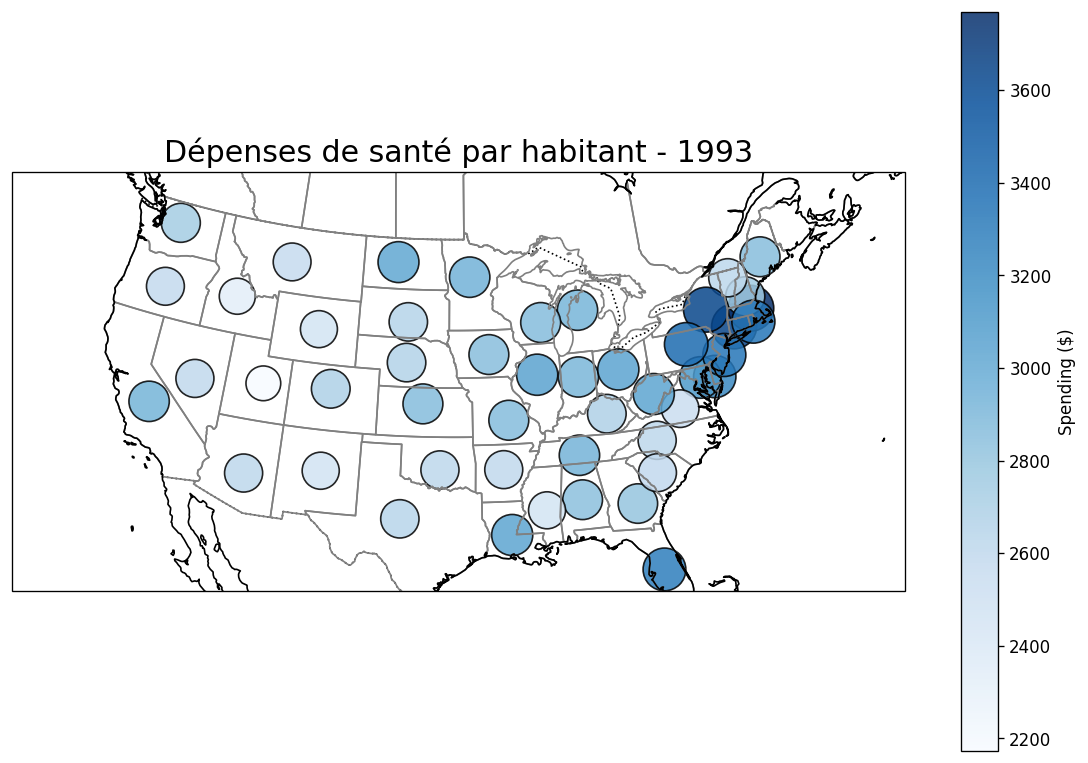
#> input picture Week05/Day5/ExerciseXP/frames/frame_1993.png, 1088 x 763 px, given in place of 19_010.png, which was not available
$ jupyter execute DailyChallenge_W2_D2.ipynb   (shell and % lines are left out)   (text cells are left out)
#> lines starting #> are read from the running program, lines starting #| are printed output that depends on the picture; pictures that were not available may be replaced by others from this repository, and a replacement may not be noted
[cell 1]
#Install required libraries

[cell 2]
#Upload the Kaggle API key (kaggle.json) from local files
from google.colab import files
files.upload()  #Select kaggle.json
#> the answer given: frame_1993.png

[cell 3]
#Set up Kaggle API config and permissions

[cell 4]
#Download the Flower Color Images dataset from Kaggle

[cell 5]
#Unzip the downloaded dataset

[cell 6]
from PIL import Image
import matplotlib.pyplot as plt

[cell 7]
#Load and display one image
image_path = 'flowers/flowers/19_010.png'
original_image = Image.open(image_path)
#> original_image is the input picture: PIL image 1088x763 RGBA; mean R, G, B, A 235.5, 239.1, 241.8, 255

[cell 8]
#Display the original image using matplotlib
plt.imshow(original_image)
plt.axis('off')        #Hide axes
plt.title("Original Image")
plt.show()             #Actually show the image

[cell 9]
from scipy.ndimage import rotate
import numpy as np

#Rotate the image by 30 degrees (as requested in the instruction to complete the function)
def rotate_image_30_degrees(image):
    return rotate(np.array(image), 30, reshape=False, mode='nearest')
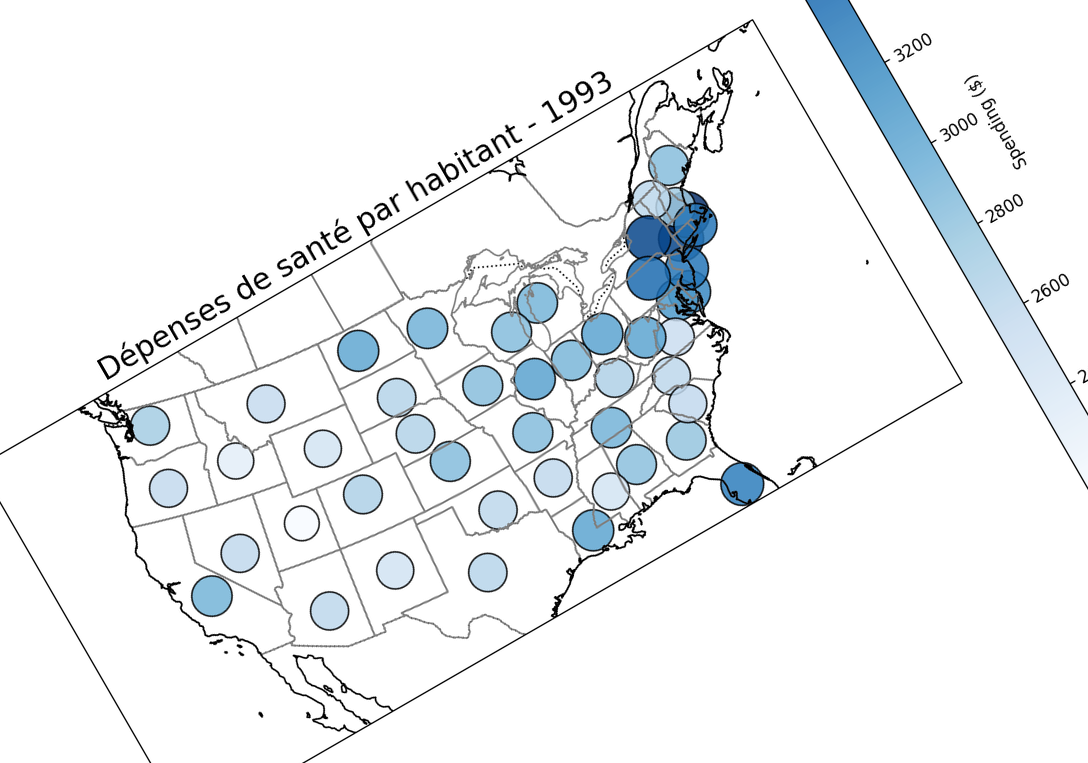
#> returned value: shape (763, 1088, 4); mean of channels 0, 1, 2, 3 237.5, 240.7, 242.9, 255; drawn as R, G, B

rotated_30 = rotate_image_30_degrees(original_image)

plt.imshow(rotated_30)
plt.axis('off')
plt.title("Rotated 30°")
plt.show()

[cell 10]
#Rotate the image by 90 degrees
def rotate_image_90_degrees(image):
    return rotate(np.array(image), 90, reshape=False, mode='nearest')
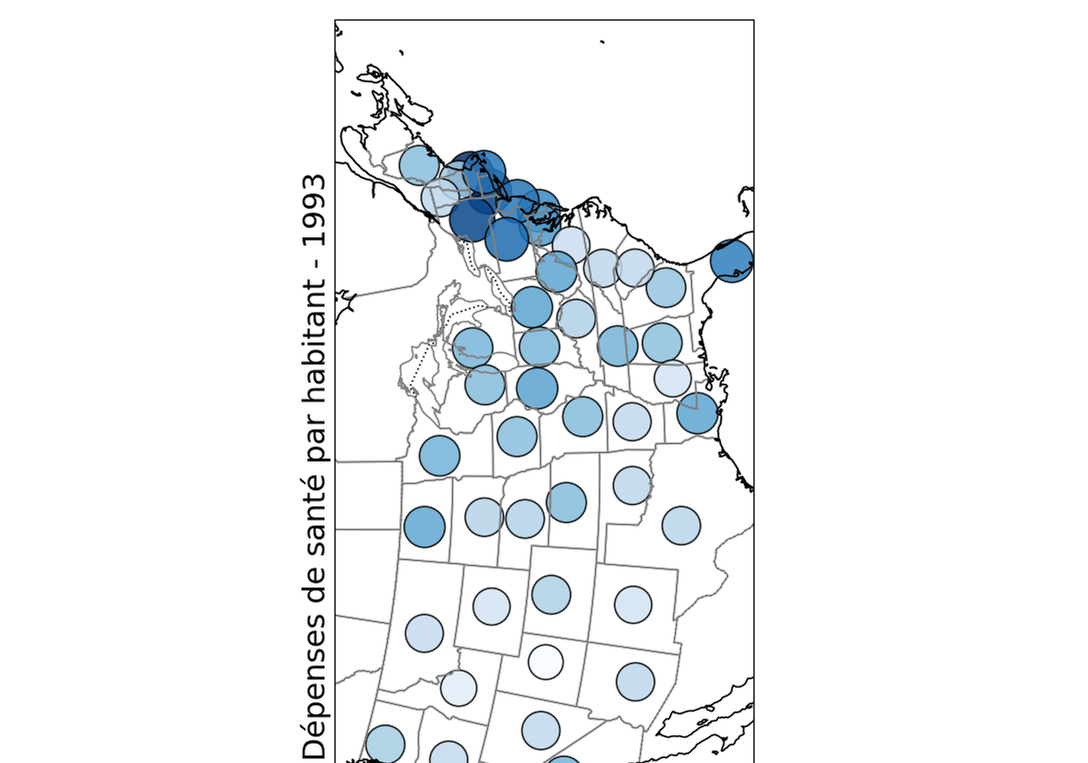
#> returned value: shape (763, 1088, 4); mean of channels 0, 1, 2, 3 241.3, 243.5, 245.1, 255; drawn as R, G, B

rotated_90 = rotate_image_90_degrees(original_image)

plt.imshow(rotated_90)
plt.axis('off')
plt.title("Rotated 90°")
plt.show()

[cell 11]
from PIL import ImageOps

#Flip horizontally (mirror)
flipped_horizontal = ImageOps.mirror(original_image)
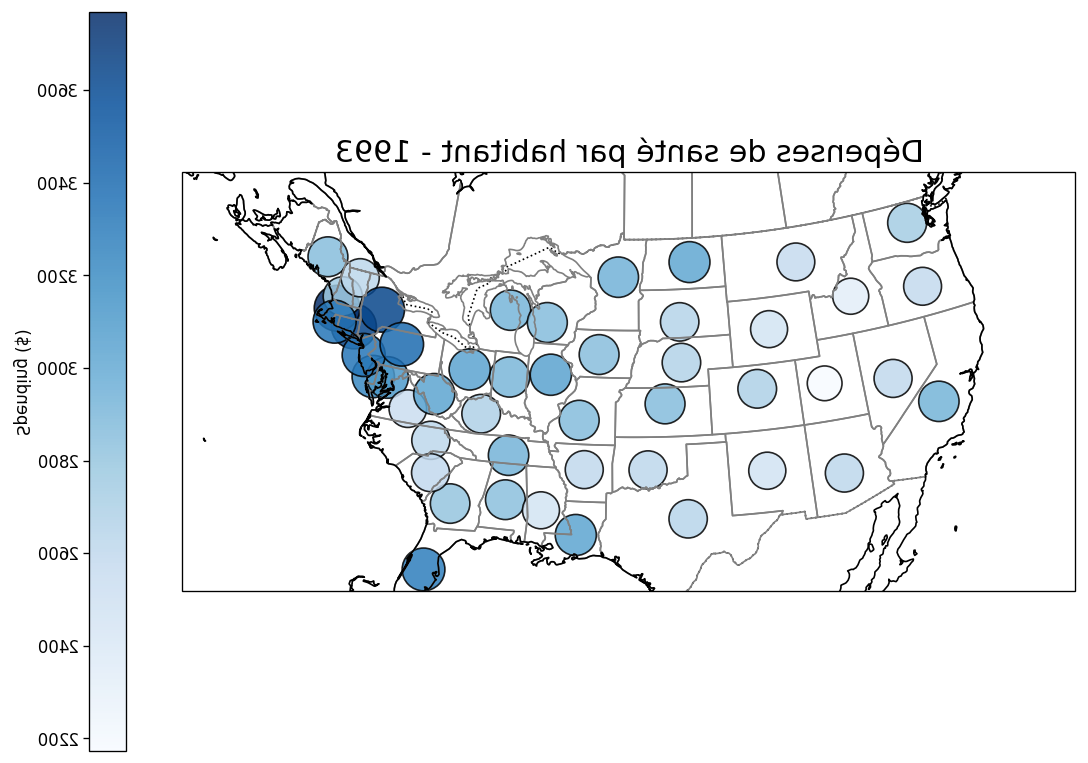
#> flipped_horizontal: PIL image 1088x763 RGBA; mean R, G, B, A 235.5, 239.1, 241.8, 255

plt.imshow(flipped_horizontal)
plt.axis('off')
plt.title("Flipped Horizontally")
plt.show()

[cell 12]
#Flip vertically
flipped_vertical = ImageOps.flip(original_image)
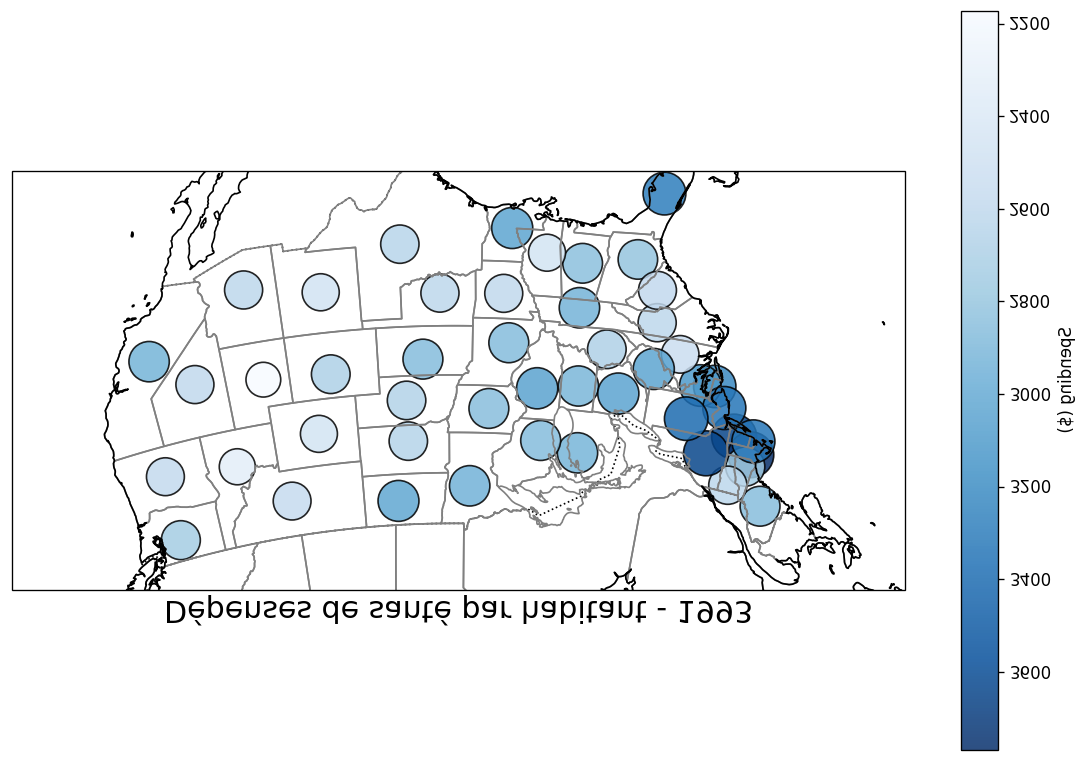
#> flipped_vertical: PIL image 1088x763 RGBA; mean R, G, B, A 235.5, 239.1, 241.8, 255

plt.imshow(flipped_vertical)
plt.axis('off')
plt.title("Flipped Vertically")
plt.show()

[cell 13]
#Zoom in on the image by 1.2x using resize()
width, height = original_image.size
#> width = 1088; height = 763
zoomed_image = original_image.resize((int(width * 1.2), int(height * 1.2)))
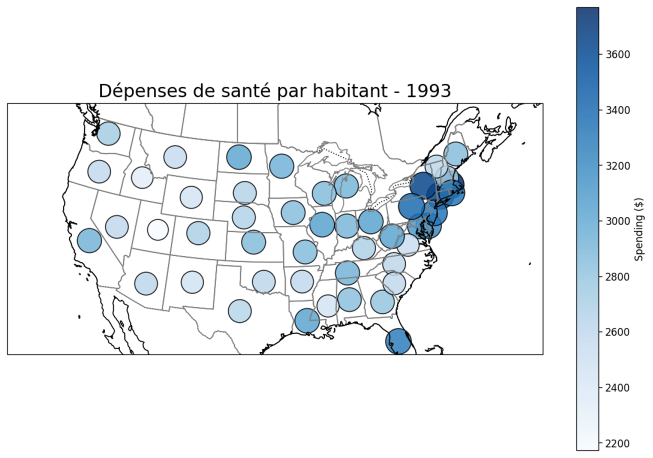
#> zoomed_image: PIL image 1305x915 RGBA (shown at 1/2 size); mean R, G, B, A 235.4, 239, 241.7, 255

plt.imshow(zoomed_image)
plt.axis('off')
plt.title("Zoomed ×1.2")
plt.show()
